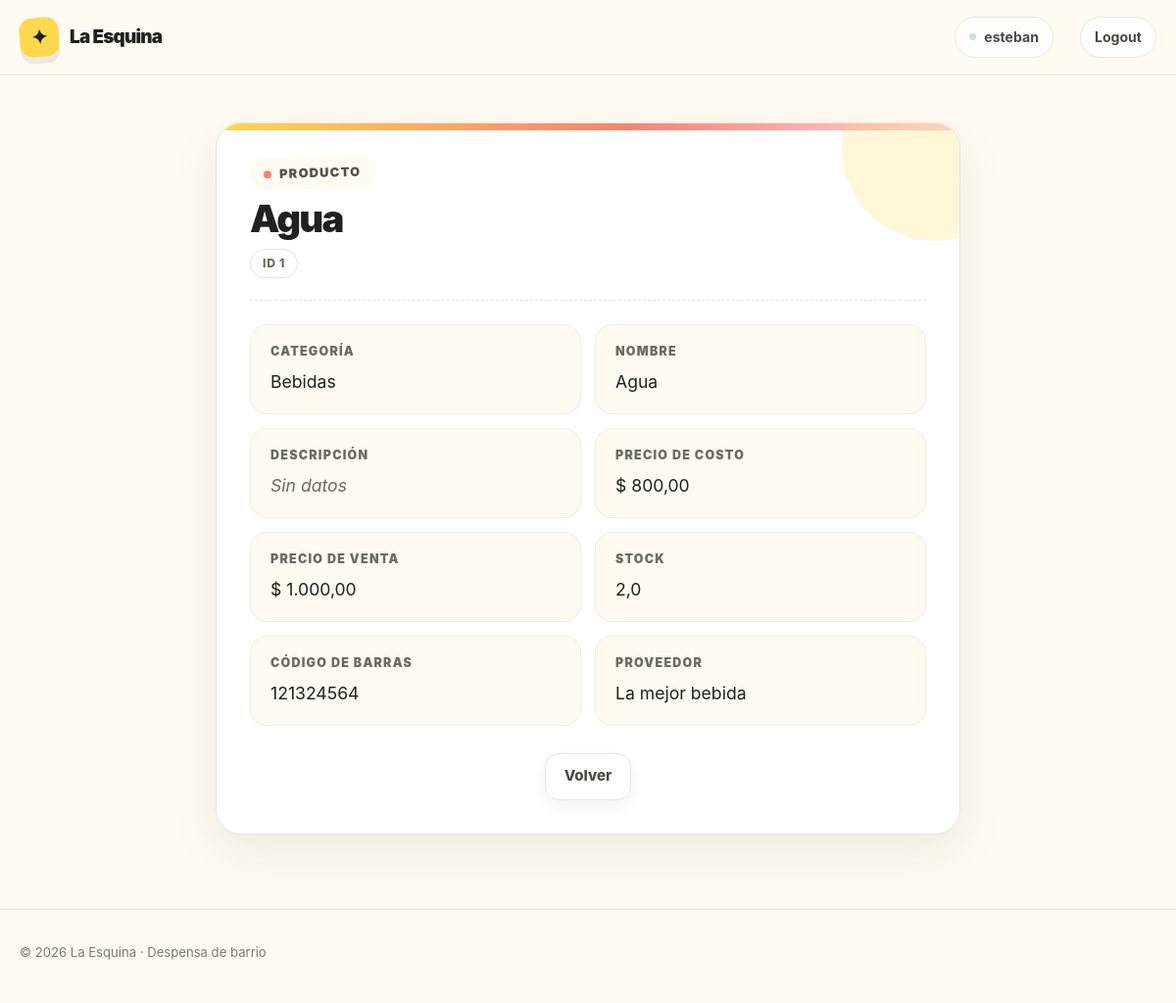
The page /ventas/producto/detail/1 (signed in) on the database its author committed.
### ventas/models/producto.py (models this page shows, shortened)
class Producto(models.Model):
    nombre = models.CharField(unique=True, validators=[ValidarTextoEspañol(min_longitud=3)])
    descripcion = models.TextField(blank=True, validators=[ValidarTextoEspañol(min_longitud=10)])
    precio_costo = models.DecimalField(max_digits=10, decimal_places=2)
    precio_venta = models.DecimalField(max_digits=10, decimal_places=2)
    stock = models.FloatField(default=0)
    codigo_barras = models.CharField(max_length=50, null=True, blank=True, unique=True)
    categoria = models.ForeignKey(
        Categoria, on_delete=models.SET_NULL, null=True, blank=True, related_name="productos"
    )
    proveedor = models.ForeignKey(
        Proveedor, on_delete=models.SET_NULL, null=True, blank=True, related_name="productos"
    )
    class Meta:
        verbose_name = "Producto"
        verbose_name_plural = "Productos"
        constraints = (
            models.CheckConstraint(
                condition=Q(stock__gte=0),
                name="producto_stock_no_negativo",
            ),
            models.CheckConstraint(
                condition=Q(precio_costo__gte=0),
                name="producto_precio_costo_no_negativo",
            ),
            models.CheckConstraint(
                condition=Q(precio_venta__gte=0),
                name="producto_precio_venta_no_negativo",
            ),
            models.CheckConstraint(
                condition=Q(precio_venta__gte=F("precio_costo")),
                name="producto_precio_mayor_o_igual_costo",
            ),
        )

### ventas/models/categoria.py (models this page shows, shortened)
class Categoria(models.Model):
    nombre = models.CharField(unique=True)
    descripcion = models.TextField(blank=True)
    class Meta:
        verbose_name = "Categoría de Producto"
        verbose_name_plural = "Categorías de Productos"

### ventas/models/proveedor.py (models this page shows, shortened)
class Proveedor(models.Model):
    nombre = models.CharField(unique=True)
    telefono = models.CharField(blank=True)
    email = models.EmailField(blank=True)
    class Meta:
        verbose_name = "Proveedor"
        verbose_name_plural = "Proveedores"

### ventas/views/producto.py (the view)
# urls.py: path("producto/detail/<int:pk>", ProductoDetail.as_view(), name="producto_detail"),
class ProductoDetail(DetailView):
    model = Producto
    context_object_name = "producto"

### ventas/templates/ventas/producto_detail.html
{% extends "core/base.html" %}
{% load humanize %}
{% load static %}
{% block styles %}
    <link rel="stylesheet" href="{% static 'core/css/detail.css' %}" />
{% endblock styles %}
{% block content %}
    <div class="container section">
        <div class="detail-card">
            <header class="detail-head">
                <span class="detail-kicker">Producto</span>
                <h1 class="detail-title">{{ producto.nombre }}</h1>
                <span class="detail-id">ID {{ producto.pk }}</span>
            </header>
            <dl class="detail-fields">
                <div class="detail-field">
                    <dt class="detail-label">Categoría</dt>
                    <dd class="detail-value
                               {% if not producto.categoria.nombre %}detail-value--empty{% endif %}">
                        {{ producto.categoria.nombre|default:"Sin datos" }}
                    </dd>
                </div>
                <div class="detail-field">
                    <dt class="detail-label">Nombre</dt>
                    <dd class="detail-value">
                        {{ producto.nombre }}
                    </dd>
                </div>
                <div class="detail-field">
                    <dt class="detail-label">Descripción</dt>
                    <dd class="detail-value
                               {% if not producto.descripcion %}detail-value--empty{% endif %}">
                        {{ producto.descripcion|default:"Sin datos"|linebreaksbr }}
                    </dd>
                </div>
                <div class="detail-field">
                    <dt class="detail-label">Precio de costo</dt>
                    <dd class="detail-value">
                        $ {{ producto.precio_costo|intcomma }}
                    </dd>
                </div>
                <div class="detail-field">
                    <dt class="detail-label">Precio de venta</dt>
                    <dd class="detail-value">
                        $ {{ producto.precio_venta|intcomma }}
                    </dd>
                </div>
                <div class="detail-field">
                    <dt class="detail-label">Stock</dt>
                    <dd class="detail-value">
                        {{ producto.stock|intcomma }}
                    </dd>
                </div>
                <div class="detail-field">
                    <dt class="detail-label">Código de barras</dt>
                    <dd class="detail-value
                               {% if not producto.codigo_barras %}detail-value--empty{% endif %}">
                        {{ producto.codigo_barras|default:"Sin datos" }}
                    </dd>
                </div>
                <div class="detail-field">
                    <dt class="detail-label">Proveedor</dt>
                    <dd class="detail-value
                               {% if not producto.proveedor.nombre %}detail-value--empty{% endif %}">
                        {{ producto.proveedor.nombre|default:"Sin datos" }}
                    </dd>
                </div>
            </dl>
            <div class="page-actions detail-actions">
                <a class="button button-secondary"
                   href="{% url 'ventas:producto_list' %}">Volver</a>
            </div>
        </div>
    </div>
{% endblock content %}

### core/templates/core/partials/header.html (shortened to what this page needs)
<div class="nav">
    <div class="container nav-inner">
        <a href="/" class="brand" aria-label="La Esquina, inicio">
            <span class="brand-mark">✦</span>
            <span>La Esquina</span>
        </a>
        <nav class="nav-links" aria-label="Navegación principal">
            {% if user.is_authenticated %}
                <span class="nav-user">{{ user.username }}</span>
                <form action="{% url 'core:logout' %}" method="post">
                    <button class="nav-logout" type="submit">Logout</button>
                </form>
            {% else %}
                <a href="{% url 'core:login' %}" class="nav-cta">Acceder</a>
            {% endif %}
        </nav>
    </div>
</div>

### core/static/core/css/base.css (style rules this page uses)
:root { --bg: #fffaf2; --surface: #fff; --ink: #202020; --muted: #6d6a64; --line: #ece6dc; --yellow: #ffd84d; --coral: #ff806f; --mint: #bfe9d7; --blue: #cbdfff; --pink: #ffd3df; --shadow: 0 18px 50px rgba(32, 32, 32, 0.08); }
* { box-sizing: border-box; margin: 0; padding: 0; }
html { scroll-behavior: smooth; }
body { font-family: Inter, ui-sans-serif, system-ui, -apple-system, BlinkMacSystemFont, "Segoe UI", sans-serif; background: var(--bg); color: var(--ink); line-height: 1.5; display: flex; flex-direction: column; min-height: 100vh; }
a { color: inherit; text-decoration: none; }
.container { width: min(1160px, calc(100% - 40px)); margin: 0 auto; }

### core/static/core/css/nav.css (style rules this page uses)
.nav { position: sticky; top: 0; z-index: 20; background: rgba(255, 250, 242, 0.9); backdrop-filter: blur(14px); border-bottom: 1px solid rgba(236, 230, 220, 0.8); }
.nav-inner { min-height: 76px; display: flex; align-items: center; justify-content: space-between; gap: 24px; }
.brand { display: inline-flex; align-items: center; gap: 11px; font-weight: 900; font-size: 1.18rem; letter-spacing: -0.04em; }
.brand-mark { width: 40px; height: 40px; display: grid; place-items: center; border-radius: 13px; background: var(--yellow); transform: rotate(-5deg); font-size: 1.25rem; box-shadow: 0 7px 0 rgba(32, 32, 32, 0.08); }
.nav-links { display: flex; align-items: center; gap: 27px; color: #4b4944; font-size: 0.94rem; font-weight: 700; }
.nav-user { display: inline-flex; align-items: center; gap: 8px; padding: 9px 14px; border: 1px solid var(--line); border-radius: 999px; background: rgba(255, 255, 255, 0.72); color: #4b4944; font-size: 0.88rem; font-weight: 750; }
.nav-user::before { width: 7px; height: 7px; border-radius: 50%; background: var(--mint); content: ""; }
.nav-links form { display: flex; }
.nav-logout { padding: 9px 14px; border: 1px solid var(--line); border-radius: 999px; background: var(--surface); color: #4b4944; font: inherit; font-size: 0.88rem; font-weight: 750; cursor: pointer; transition: transform 0.2s ease, box-shadow 0.2s ease, border-color 0.2s ease; }

### core/static/core/css/components.css (style rules this page uses)
.button { display: inline-flex; align-items: center; justify-content: center; gap: 9px; min-height: 48px; padding: 0 19px; border-radius: 14px; border: 1px solid transparent; font-size: 0.94rem; font-weight: 850; transition: transform 0.2s ease, box-shadow 0.2s ease; }
.button-secondary { background: var(--surface); border-color: var(--line); color: #4f4c46; box-shadow: 0 6px 16px rgba(32, 32, 32, 0.06); }
.page-actions { display: flex; justify-content: center; gap: 12px; }
.section { padding: 48px 0; }

### rows shown on the page
Producto: nombre "Agua", pk "1", categoria.nombre "Bebidas", descripcion "Sin datos", precio_costo "800,00", precio_venta "1.000,00", stock "2,0", codigo_barras "121324564", proveedor.nombre "La mejor bebida"

### other values the page prints
{{ user.username }} "esteban"
